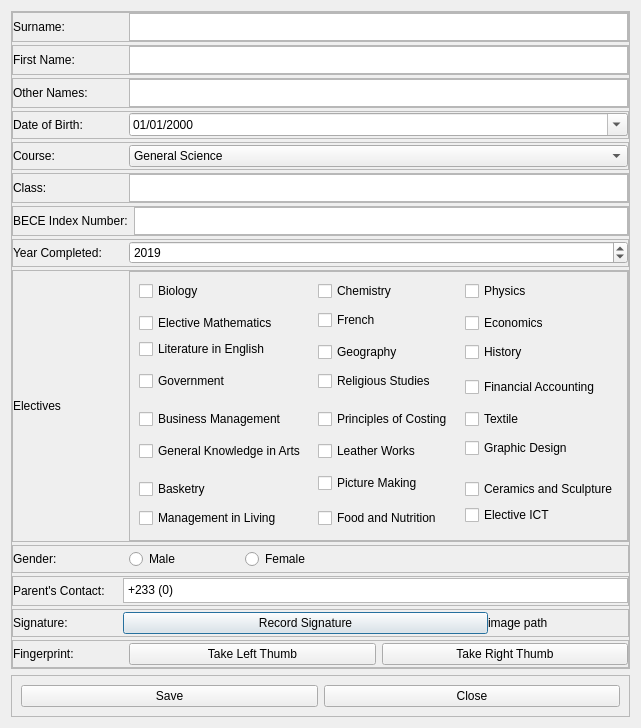
<?xml version="1.0" encoding="UTF-8"?>
<ui version="4.0">
 <class>Dialog</class>
 <widget class="QDialog" name="Dialog">
  <property name="geometry">
   <rect>
    <x>0</x>
    <y>0</y>
    <width>597</width>
    <height>728</height>
   </rect>
  </property>
  <property name="windowTitle">
   <string/>
  </property>
  <layout class="QVBoxLayout" name="verticalLayout">
   <item>
    <widget class="QFrame" name="frame">
     <property name="frameShape">
      <enum>QFrame::StyledPanel</enum>
     </property>
     <property name="frameShadow">
      <enum>QFrame::Raised</enum>
     </property>
     <layout class="QVBoxLayout" name="verticalLayout_2">
      <property name="spacing">
       <number>3</number>
      </property>
      <property name="leftMargin">
       <number>0</number>
      </property>
      <property name="topMargin">
       <number>0</number>
      </property>
      <property name="rightMargin">
       <number>0</number>
      </property>
      <property name="bottomMargin">
       <number>0</number>
      </property>
      <item>
       <widget class="QFrame" name="frame_19">
        <property name="maximumSize">
         <size>
          <width>16777215</width>
          <height>30</height>
         </size>
        </property>
        <property name="frameShape">
         <enum>QFrame::StyledPanel</enum>
        </property>
        <property name="frameShadow">
         <enum>QFrame::Raised</enum>
        </property>
        <layout class="QHBoxLayout" name="horizontalLayout">
         <property name="leftMargin">
          <number>0</number>
         </property>
         <property name="topMargin">
          <number>0</number>
         </property>
         <property name="rightMargin">
          <number>0</number>
         </property>
         <property name="bottomMargin">
          <number>0</number>
         </property>
         <item>
          <widget class="QLabel" name="label_11">
           <property name="minimumSize">
            <size>
             <width>110</width>
             <height>0</height>
            </size>
           </property>
           <property name="maximumSize">
            <size>
             <width>110</width>
             <height>16777215</height>
            </size>
           </property>
           <property name="text">
            <string>Surname:                   </string>
           </property>
          </widget>
         </item>
         <item>
          <widget class="QPlainTextEdit" name="plainTextEdit">
           <property name="maximumSize">
            <size>
             <width>16777215</width>
             <height>30</height>
            </size>
           </property>
          </widget>
         </item>
        </layout>
       </widget>
      </item>
      <item>
       <widget class="QFrame" name="frame_18">
        <property name="maximumSize">
         <size>
          <width>16777215</width>
          <height>30</height>
         </size>
        </property>
        <property name="frameShape">
         <enum>QFrame::StyledPanel</enum>
        </property>
        <property name="frameShadow">
         <enum>QFrame::Raised</enum>
        </property>
        <layout class="QHBoxLayout" name="horizontalLayout_2">
         <property name="leftMargin">
          <number>0</number>
         </property>
         <property name="topMargin">
          <number>0</number>
         </property>
         <property name="rightMargin">
          <number>0</number>
         </property>
         <property name="bottomMargin">
          <number>0</number>
         </property>
         <item>
          <widget class="QLabel" name="label_12">
           <property name="minimumSize">
            <size>
             <width>110</width>
             <height>0</height>
            </size>
           </property>
           <property name="maximumSize">
            <size>
             <width>110</width>
             <height>16777215</height>
            </size>
           </property>
           <property name="text">
            <string>First Name:                </string>
           </property>
          </widget>
         </item>
         <item>
          <widget class="QPlainTextEdit" name="plainTextEdit_2"/>
         </item>
        </layout>
       </widget>
      </item>
      <item>
       <widget class="QFrame" name="frame_17">
        <property name="maximumSize">
         <size>
          <width>16777215</width>
          <height>30</height>
         </size>
        </property>
        <property name="frameShape">
         <enum>QFrame::StyledPanel</enum>
        </property>
        <property name="frameShadow">
         <enum>QFrame::Raised</enum>
        </property>
        <layout class="QHBoxLayout" name="horizontalLayout_3">
         <property name="leftMargin">
          <number>0</number>
         </property>
         <property name="topMargin">
          <number>0</number>
         </property>
         <property name="rightMargin">
          <number>0</number>
         </property>
         <property name="bottomMargin">
          <number>0</number>
         </property>
         <item>
          <widget class="QLabel" name="label_13">
           <property name="minimumSize">
            <size>
             <width>110</width>
             <height>0</height>
            </size>
           </property>
           <property name="maximumSize">
            <size>
             <width>110</width>
             <height>16777215</height>
            </size>
           </property>
           <property name="text">
            <string>Other Names:            </string>
           </property>
          </widget>
         </item>
         <item>
          <widget class="QPlainTextEdit" name="plainTextEdit_3"/>
         </item>
        </layout>
       </widget>
      </item>
      <item>
       <widget class="QFrame" name="frame_16">
        <property name="maximumSize">
         <size>
          <width>16777215</width>
          <height>30</height>
         </size>
        </property>
        <property name="frameShape">
         <enum>QFrame::StyledPanel</enum>
        </property>
        <property name="frameShadow">
         <enum>QFrame::Raised</enum>
        </property>
        <layout class="QHBoxLayout" name="horizontalLayout_4">
         <property name="leftMargin">
          <number>0</number>
         </property>
         <property name="topMargin">
          <number>0</number>
         </property>
         <property name="rightMargin">
          <number>0</number>
         </property>
         <property name="bottomMargin">
          <number>0</number>
         </property>
         <item>
          <widget class="QLabel" name="label_14">
           <property name="minimumSize">
            <size>
             <width>110</width>
             <height>0</height>
            </size>
           </property>
           <property name="maximumSize">
            <size>
             <width>110</width>
             <height>16777215</height>
            </size>
           </property>
           <property name="text">
            <string>Date of Birth:</string>
           </property>
          </widget>
         </item>
         <item>
          <widget class="QDateEdit" name="dateEdit">
           <property name="correctionMode">
            <enum>QAbstractSpinBox::CorrectToPreviousValue</enum>
           </property>
           <property name="maximumDate">
            <date>
             <year>2080</year>
             <month>12</month>
             <day>31</day>
            </date>
           </property>
           <property name="minimumDate">
            <date>
             <year>1980</year>
             <month>1</month>
             <day>1</day>
            </date>
           </property>
           <property name="displayFormat">
            <string>dd/MM/yyyy</string>
           </property>
           <property name="calendarPopup">
            <bool>true</bool>
           </property>
           <property name="currentSectionIndex">
            <number>0</number>
           </property>
           <property name="timeSpec">
            <enum>Qt::LocalTime</enum>
           </property>
          </widget>
         </item>
        </layout>
       </widget>
      </item>
      <item>
       <widget class="QFrame" name="frame_15">
        <property name="frameShape">
         <enum>QFrame::StyledPanel</enum>
        </property>
        <property name="frameShadow">
         <enum>QFrame::Raised</enum>
        </property>
        <layout class="QHBoxLayout" name="horizontalLayout_5">
         <property name="leftMargin">
          <number>0</number>
         </property>
         <property name="topMargin">
          <number>0</number>
         </property>
         <property name="rightMargin">
          <number>0</number>
         </property>
         <property name="bottomMargin">
          <number>0</number>
         </property>
         <item>
          <widget class="QLabel" name="label_15">
           <property name="minimumSize">
            <size>
             <width>110</width>
             <height>0</height>
            </size>
           </property>
           <property name="maximumSize">
            <size>
             <width>110</width>
             <height>16777215</height>
            </size>
           </property>
           <property name="text">
            <string>Course:</string>
           </property>
          </widget>
         </item>
         <item>
          <widget class="QComboBox" name="comboBox">
           <item>
            <property name="text">
             <string>General Science</string>
            </property>
           </item>
           <item>
            <property name="text">
             <string>Business</string>
            </property>
           </item>
           <item>
            <property name="text">
             <string>Home Economics</string>
            </property>
           </item>
           <item>
            <property name="text">
             <string>General Arts</string>
            </property>
           </item>
           <item>
            <property name="text">
             <string>Visual Arts</string>
            </property>
           </item>
          </widget>
         </item>
        </layout>
       </widget>
      </item>
      <item>
       <widget class="QFrame" name="frame_14">
        <property name="maximumSize">
         <size>
          <width>16777215</width>
          <height>30</height>
         </size>
        </property>
        <property name="frameShape">
         <enum>QFrame::StyledPanel</enum>
        </property>
        <property name="frameShadow">
         <enum>QFrame::Raised</enum>
        </property>
        <layout class="QHBoxLayout" name="horizontalLayout_6">
         <property name="leftMargin">
          <number>0</number>
         </property>
         <property name="topMargin">
          <number>0</number>
         </property>
         <property name="rightMargin">
          <number>0</number>
         </property>
         <property name="bottomMargin">
          <number>0</number>
         </property>
         <item>
          <widget class="QLabel" name="label_16">
           <property name="minimumSize">
            <size>
             <width>110</width>
             <height>0</height>
            </size>
           </property>
           <property name="text">
            <string>Class:</string>
           </property>
          </widget>
         </item>
         <item>
          <widget class="QTextEdit" name="textEdit"/>
         </item>
        </layout>
       </widget>
      </item>
      <item>
       <widget class="QFrame" name="frame_13">
        <property name="maximumSize">
         <size>
          <width>16777215</width>
          <height>30</height>
         </size>
        </property>
        <property name="frameShape">
         <enum>QFrame::StyledPanel</enum>
        </property>
        <property name="frameShadow">
         <enum>QFrame::Raised</enum>
        </property>
        <layout class="QHBoxLayout" name="horizontalLayout_7">
         <property name="leftMargin">
          <number>0</number>
         </property>
         <property name="topMargin">
          <number>0</number>
         </property>
         <property name="rightMargin">
          <number>0</number>
         </property>
         <property name="bottomMargin">
          <number>0</number>
         </property>
         <item>
          <widget class="QLabel" name="label_17">
           <property name="minimumSize">
            <size>
             <width>110</width>
             <height>0</height>
            </size>
           </property>
           <property name="text">
            <string>BECE Index Number:</string>
           </property>
          </widget>
         </item>
         <item>
          <widget class="QPlainTextEdit" name="plainTextEdit_4">
           <property name="maximumSize">
            <size>
             <width>16777215</width>
             <height>30</height>
            </size>
           </property>
          </widget>
         </item>
        </layout>
       </widget>
      </item>
      <item>
       <widget class="QFrame" name="frame_12">
        <property name="maximumSize">
         <size>
          <width>16777215</width>
          <height>30</height>
         </size>
        </property>
        <property name="frameShape">
         <enum>QFrame::StyledPanel</enum>
        </property>
        <property name="frameShadow">
         <enum>QFrame::Raised</enum>
        </property>
        <layout class="QHBoxLayout" name="horizontalLayout_8">
         <property name="leftMargin">
          <number>0</number>
         </property>
         <property name="topMargin">
          <number>0</number>
         </property>
         <property name="rightMargin">
          <number>0</number>
         </property>
         <property name="bottomMargin">
          <number>0</number>
         </property>
         <item>
          <widget class="QLabel" name="label_18">
           <property name="minimumSize">
            <size>
             <width>110</width>
             <height>0</height>
            </size>
           </property>
           <property name="maximumSize">
            <size>
             <width>110</width>
             <height>16777215</height>
            </size>
           </property>
           <property name="text">
            <string>Year Completed:</string>
           </property>
          </widget>
         </item>
         <item>
          <widget class="QDateEdit" name="dateEdit_2">
           <property name="displayFormat">
            <string>yyyy</string>
           </property>
           <property name="date">
            <date>
             <year>2019</year>
             <month>1</month>
             <day>1</day>
            </date>
           </property>
          </widget>
         </item>
        </layout>
       </widget>
      </item>
      <item>
       <widget class="QFrame" name="frame_11">
        <property name="frameShape">
         <enum>QFrame::StyledPanel</enum>
        </property>
        <property name="frameShadow">
         <enum>QFrame::Raised</enum>
        </property>
        <layout class="QHBoxLayout" name="horizontalLayout_9">
         <property name="leftMargin">
          <number>0</number>
         </property>
         <property name="topMargin">
          <number>0</number>
         </property>
         <property name="rightMargin">
          <number>0</number>
         </property>
         <property name="bottomMargin">
          <number>0</number>
         </property>
         <item>
          <widget class="QLabel" name="label">
           <property name="minimumSize">
            <size>
             <width>110</width>
             <height>0</height>
            </size>
           </property>
           <property name="maximumSize">
            <size>
             <width>110</width>
             <height>16777215</height>
            </size>
           </property>
           <property name="text">
            <string>Electives</string>
           </property>
          </widget>
         </item>
         <item>
          <widget class="QFrame" name="frame_20">
           <property name="minimumSize">
            <size>
             <width>0</width>
             <height>150</height>
            </size>
           </property>
           <property name="frameShape">
            <enum>QFrame::StyledPanel</enum>
           </property>
           <property name="frameShadow">
            <enum>QFrame::Raised</enum>
           </property>
           <layout class="QGridLayout" name="gridLayout">
            <item row="8" column="4">
             <widget class="QCheckBox" name="checkBox_24">
              <property name="text">
               <string>Textile</string>
              </property>
             </widget>
            </item>
            <item row="3" column="2" rowspan="2">
             <widget class="QCheckBox" name="checkBox_5">
              <property name="text">
               <string>Geography</string>
              </property>
             </widget>
            </item>
            <item row="13" column="4">
             <widget class="QCheckBox" name="checkBox_12">
              <property name="text">
               <string>Ceramics and Sculpture</string>
              </property>
             </widget>
            </item>
            <item row="5" column="4" rowspan="3">
             <widget class="QCheckBox" name="checkBox_21">
              <property name="text">
               <string>Financial Accounting</string>
              </property>
             </widget>
            </item>
            <item row="0" column="2">
             <widget class="QCheckBox" name="checkBox_2">
              <property name="text">
               <string>Chemistry</string>
              </property>
             </widget>
            </item>
            <item row="1" column="2" rowspan="2">
             <widget class="QCheckBox" name="checkBox_17">
              <property name="text">
               <string>French</string>
              </property>
             </widget>
            </item>
            <item row="5" column="0">
             <widget class="QCheckBox" name="checkBox_22">
              <property name="text">
               <string>Government</string>
              </property>
             </widget>
            </item>
            <item row="11" column="2" rowspan="3">
             <widget class="QCheckBox" name="checkBox_11">
              <property name="text">
               <string>Picture Making</string>
              </property>
             </widget>
            </item>
            <item row="14" column="2" rowspan="2" colspan="2">
             <widget class="QCheckBox" name="checkBox_14">
              <property name="text">
               <string>Food and Nutrition</string>
              </property>
             </widget>
            </item>
            <item row="3" column="0" colspan="2">
             <widget class="QCheckBox" name="checkBox_4">
              <property name="text">
               <string>Literature in English</string>
              </property>
             </widget>
            </item>
            <item row="5" column="2">
             <widget class="QCheckBox" name="checkBox_23">
              <property name="text">
               <string>Religious Studies</string>
              </property>
             </widget>
            </item>
            <item row="0" column="0" colspan="2">
             <widget class="QCheckBox" name="checkBox">
              <property name="text">
               <string>Biology</string>
              </property>
             </widget>
            </item>
            <item row="10" column="2">
             <widget class="QCheckBox" name="checkBox_20">
              <property name="text">
               <string>Leather Works</string>
              </property>
             </widget>
            </item>
            <item row="9" column="4" rowspan="2">
             <widget class="QCheckBox" name="checkBox_9">
              <property name="text">
               <string>Graphic Design</string>
              </property>
             </widget>
            </item>
            <item row="0" column="4">
             <widget class="QCheckBox" name="checkBox_3">
              <property name="text">
               <string>Physics</string>
              </property>
             </widget>
            </item>
            <item row="3" column="4" rowspan="2">
             <widget class="QCheckBox" name="checkBox_6">
              <property name="text">
               <string>History</string>
              </property>
             </widget>
            </item>
            <item row="13" column="0">
             <widget class="QCheckBox" name="checkBox_19">
              <property name="text">
               <string>Basketry</string>
              </property>
             </widget>
            </item>
            <item row="14" column="0" rowspan="2" colspan="2">
             <widget class="QCheckBox" name="checkBox_13">
              <property name="text">
               <string>Management in Living</string>
              </property>
             </widget>
            </item>
            <item row="7" column="2" rowspan="3">
             <widget class="QCheckBox" name="checkBox_8">
              <property name="text">
               <string>Principles of Costing</string>
              </property>
              <property name="tristate">
               <bool>false</bool>
              </property>
             </widget>
            </item>
            <item row="7" column="0" rowspan="3" colspan="2">
             <widget class="QCheckBox" name="checkBox_7">
              <property name="text">
               <string>Business Management</string>
              </property>
             </widget>
            </item>
            <item row="2" column="4">
             <widget class="QCheckBox" name="checkBox_18">
              <property name="text">
               <string>Economics</string>
              </property>
             </widget>
            </item>
            <item row="2" column="0">
             <widget class="QCheckBox" name="checkBox_16">
              <property name="text">
               <string>Elective Mathematics</string>
              </property>
             </widget>
            </item>
            <item row="10" column="0">
             <widget class="QCheckBox" name="checkBox_10">
              <property name="text">
               <string>General Knowledge in Arts</string>
              </property>
             </widget>
            </item>
            <item row="14" column="4">
             <widget class="QCheckBox" name="checkBox_15">
              <property name="text">
               <string>Elective ICT</string>
              </property>
             </widget>
            </item>
           </layout>
          </widget>
         </item>
        </layout>
       </widget>
      </item>
      <item>
       <widget class="QFrame" name="frame_8">
        <property name="frameShape">
         <enum>QFrame::StyledPanel</enum>
        </property>
        <property name="frameShadow">
         <enum>QFrame::Raised</enum>
        </property>
        <layout class="QHBoxLayout" name="horizontalLayout_12">
         <property name="leftMargin">
          <number>0</number>
         </property>
         <property name="topMargin">
          <number>0</number>
         </property>
         <property name="rightMargin">
          <number>0</number>
         </property>
         <property name="bottomMargin">
          <number>0</number>
         </property>
         <item>
          <widget class="QLabel" name="label_4">
           <property name="minimumSize">
            <size>
             <width>110</width>
             <height>0</height>
            </size>
           </property>
           <property name="maximumSize">
            <size>
             <width>110</width>
             <height>16777215</height>
            </size>
           </property>
           <property name="text">
            <string>Gender:</string>
           </property>
          </widget>
         </item>
         <item>
          <widget class="QRadioButton" name="radioButton">
           <property name="minimumSize">
            <size>
             <width>110</width>
             <height>0</height>
            </size>
           </property>
           <property name="maximumSize">
            <size>
             <width>110</width>
             <height>16777215</height>
            </size>
           </property>
           <property name="text">
            <string>Male</string>
           </property>
          </widget>
         </item>
         <item>
          <widget class="QRadioButton" name="radioButton_2">
           <property name="text">
            <string>Female</string>
           </property>
          </widget>
         </item>
        </layout>
       </widget>
      </item>
      <item>
       <widget class="QFrame" name="frame_7">
        <property name="maximumSize">
         <size>
          <width>16777215</width>
          <height>30</height>
         </size>
        </property>
        <property name="frameShape">
         <enum>QFrame::StyledPanel</enum>
        </property>
        <property name="frameShadow">
         <enum>QFrame::Raised</enum>
        </property>
        <layout class="QHBoxLayout" name="horizontalLayout_13">
         <property name="spacing">
          <number>0</number>
         </property>
         <property name="leftMargin">
          <number>0</number>
         </property>
         <property name="topMargin">
          <number>0</number>
         </property>
         <property name="rightMargin">
          <number>0</number>
         </property>
         <property name="bottomMargin">
          <number>0</number>
         </property>
         <item>
          <widget class="QLabel" name="label_5">
           <property name="minimumSize">
            <size>
             <width>110</width>
             <height>0</height>
            </size>
           </property>
           <property name="maximumSize">
            <size>
             <width>110</width>
             <height>16777215</height>
            </size>
           </property>
           <property name="text">
            <string>Parent's Contact:</string>
           </property>
          </widget>
         </item>
         <item>
          <widget class="QPlainTextEdit" name="plainTextEdit_5">
           <property name="minimumSize">
            <size>
             <width>0</width>
             <height>25</height>
            </size>
           </property>
           <property name="maximumSize">
            <size>
             <width>16777215</width>
             <height>25</height>
            </size>
           </property>
           <property name="plainText">
            <string>+233 (0) </string>
           </property>
          </widget>
         </item>
        </layout>
       </widget>
      </item>
      <item>
       <widget class="QFrame" name="frame_6">
        <property name="frameShape">
         <enum>QFrame::StyledPanel</enum>
        </property>
        <property name="frameShadow">
         <enum>QFrame::Raised</enum>
        </property>
        <layout class="QHBoxLayout" name="horizontalLayout_14">
         <property name="spacing">
          <number>0</number>
         </property>
         <property name="leftMargin">
          <number>0</number>
         </property>
         <property name="topMargin">
          <number>0</number>
         </property>
         <property name="rightMargin">
          <number>0</number>
         </property>
         <property name="bottomMargin">
          <number>0</number>
         </property>
         <item>
          <widget class="QLabel" name="label_6">
           <property name="minimumSize">
            <size>
             <width>110</width>
             <height>0</height>
            </size>
           </property>
           <property name="maximumSize">
            <size>
             <width>110</width>
             <height>16777215</height>
            </size>
           </property>
           <property name="text">
            <string>Signature:</string>
           </property>
          </widget>
         </item>
         <item>
          <widget class="QPushButton" name="pushButton_2">
           <property name="text">
            <string>Record Signature</string>
           </property>
          </widget>
         </item>
         <item>
          <widget class="QLabel" name="label_20">
           <property name="minimumSize">
            <size>
             <width>140</width>
             <height>0</height>
            </size>
           </property>
           <property name="maximumSize">
            <size>
             <width>140</width>
             <height>16777215</height>
            </size>
           </property>
           <property name="text">
            <string>image path</string>
           </property>
          </widget>
         </item>
        </layout>
       </widget>
      </item>
      <item>
       <widget class="QFrame" name="frame_5">
        <property name="frameShape">
         <enum>QFrame::StyledPanel</enum>
        </property>
        <property name="frameShadow">
         <enum>QFrame::Raised</enum>
        </property>
        <layout class="QHBoxLayout" name="horizontalLayout_15">
         <property name="leftMargin">
          <number>0</number>
         </property>
         <property name="topMargin">
          <number>0</number>
         </property>
         <property name="rightMargin">
          <number>0</number>
         </property>
         <property name="bottomMargin">
          <number>0</number>
         </property>
         <item>
          <widget class="QLabel" name="label_7">
           <property name="minimumSize">
            <size>
             <width>110</width>
             <height>0</height>
            </size>
           </property>
           <property name="maximumSize">
            <size>
             <width>110</width>
             <height>16777215</height>
            </size>
           </property>
           <property name="text">
            <string>Fingerprint:</string>
           </property>
          </widget>
         </item>
         <item>
          <widget class="QPushButton" name="pushButton_3">
           <property name="text">
            <string>Take Left Thumb</string>
           </property>
          </widget>
         </item>
         <item>
          <widget class="QPushButton" name="pushButton_4">
           <property name="text">
            <string>Take Right Thumb</string>
           </property>
          </widget>
         </item>
        </layout>
       </widget>
      </item>
     </layout>
    </widget>
   </item>
   <item>
    <widget class="QFrame" name="frame_2">
     <property name="frameShape">
      <enum>QFrame::StyledPanel</enum>
     </property>
     <property name="frameShadow">
      <enum>QFrame::Raised</enum>
     </property>
     <layout class="QHBoxLayout" name="horizontalLayout_10">
      <item>
       <widget class="QPushButton" name="save">
        <property name="text">
         <string>Save</string>
        </property>
       </widget>
      </item>
      <item>
       <widget class="QPushButton" name="close">
        <property name="text">
         <string>Close</string>
        </property>
       </widget>
      </item>
     </layout>
    </widget>
   </item>
  </layout>
 </widget>
 <resources/>
 <connections/>
</ui>
